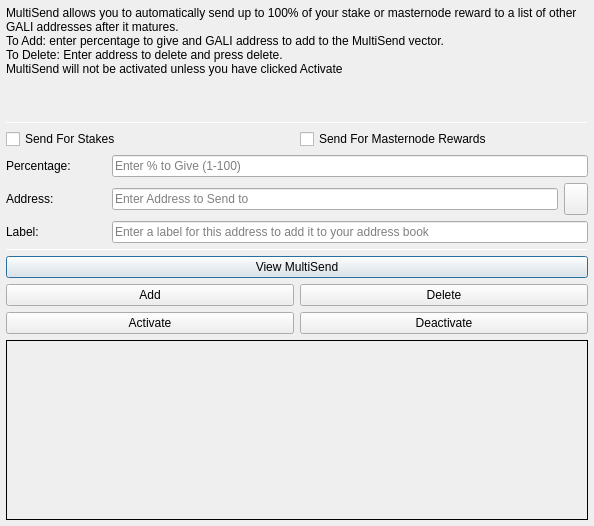
<?xml version="1.0" encoding="UTF-8"?>
<ui version="4.0">
 <class>MultiSendDialog</class>
 <widget class="QDialog" name="MultiSendDialog">
  <property name="windowModality">
   <enum>Qt::NonModal</enum>
  </property>
  <property name="geometry">
   <rect>
    <x>0</x>
    <y>0</y>
    <width>594</width>
    <height>526</height>
   </rect>
  </property>
  <property name="windowTitle">
   <string>MultiSend</string>
  </property>
  <layout class="QVBoxLayout" name="verticalLayout" stretch="0">
   <property name="margin">
    <number>6</number>
   </property>
   <item>
    <layout class="QVBoxLayout" name="verticalLayout_Main" stretch="1,1,1,0,1,1,1">
     <item>
      <widget class="QLabel" name="label_2">
       <property name="lineWidth">
        <number>1</number>
       </property>
       <property name="text">
        <string>MultiSend allows you to automatically send up to 100% of your stake or masternode reward to a list of other GALI addresses after it matures.
To Add: enter percentage to give and GALI address to add to the MultiSend vector.
To Delete: Enter address to delete and press delete.
MultiSend will not be activated unless you have clicked Activate</string>
       </property>
       <property name="alignment">
        <set>Qt::AlignLeading|Qt::AlignLeft|Qt::AlignTop</set>
       </property>
       <property name="wordWrap">
        <bool>true</bool>
       </property>
      </widget>
     </item>
     <item>
      <widget class="Line" name="line">
       <property name="minimumSize">
        <size>
         <width>0</width>
         <height>1</height>
        </size>
       </property>
       <property name="maximumSize">
        <size>
         <width>16777215</width>
         <height>1</height>
        </size>
       </property>
       <property name="orientation">
        <enum>Qt::Horizontal</enum>
       </property>
      </widget>
     </item>
     <item>
      <layout class="QVBoxLayout" name="verticalLayout_Settings">
       <item>
        <layout class="QHBoxLayout" name="horizontalLayout">
         <item>
          <widget class="QCheckBox" name="multiSendStakeCheckBox">
           <property name="text">
            <string>Send For Stakes</string>
           </property>
          </widget>
         </item>
         <item>
          <widget class="QCheckBox" name="multiSendMasternodeCheckBox">
           <property name="text">
            <string>Send For Masternode Rewards</string>
           </property>
          </widget>
         </item>
        </layout>
       </item>
       <item>
        <layout class="QHBoxLayout" name="horizontalLayout_6">
         <item>
          <widget class="QLabel" name="label">
           <property name="minimumSize">
            <size>
             <width>100</width>
             <height>0</height>
            </size>
           </property>
           <property name="toolTip">
            <string>Percentage of stake to send</string>
           </property>
           <property name="text">
            <string>Percentage:</string>
           </property>
          </widget>
         </item>
         <item>
          <widget class="QLineEdit" name="multiSendPercentEdit">
           <property name="toolTip">
            <string>Enter whole numbers 1 - 100</string>
           </property>
           <property name="placeholderText">
            <string>Enter % to Give (1-100)</string>
           </property>
          </widget>
         </item>
        </layout>
       </item>
       <item>
        <layout class="QHBoxLayout" name="horizontalLayout_7">
         <item>
          <widget class="QLabel" name="label_5">
           <property name="minimumSize">
            <size>
             <width>100</width>
             <height>0</height>
            </size>
           </property>
           <property name="toolTip">
            <string>Address to send portion of stake to</string>
           </property>
           <property name="text">
            <string>Address:</string>
           </property>
          </widget>
         </item>
         <item>
          <widget class="QLineEdit" name="multiSendAddressEdit">
           <property name="toolTip">
            <string/>
           </property>
           <property name="placeholderText">
            <string>Enter Address to Send to</string>
           </property>
          </widget>
         </item>
         <item>
          <widget class="QToolButton" name="addressBookButton">
           <property name="maximumSize">
            <size>
             <width>16777215</width>
             <height>32</height>
            </size>
           </property>
           <property name="toolTip">
            <string>Choose an address from the address book</string>
           </property>
           <property name="text">
            <string/>
           </property>
           <property name="icon">
            <iconset resource="../galilel.qrc">
             <normaloff>:/icons/address-book</normaloff>:/icons/address-book</iconset>
           </property>
           <property name="shortcut">
            <string>Alt+A</string>
           </property>
          </widget>
         </item>
        </layout>
       </item>
      </layout>
     </item>
     <item>
      <layout class="QHBoxLayout" name="horizontalLayout_3">
       <item>
        <widget class="QLabel" name="label_3">
         <property name="minimumSize">
          <size>
           <width>100</width>
           <height>0</height>
          </size>
         </property>
         <property name="text">
          <string>Label:</string>
         </property>
        </widget>
       </item>
       <item>
        <widget class="QLineEdit" name="labelAddressLabelEdit">
         <property name="placeholderText">
          <string>Enter a label for this address to add it to your address book</string>
         </property>
        </widget>
       </item>
      </layout>
     </item>
     <item>
      <widget class="Line" name="line_2">
       <property name="minimumSize">
        <size>
         <width>0</width>
         <height>1</height>
        </size>
       </property>
       <property name="maximumSize">
        <size>
         <width>16777215</width>
         <height>1</height>
        </size>
       </property>
       <property name="orientation">
        <enum>Qt::Horizontal</enum>
       </property>
      </widget>
     </item>
     <item>
      <layout class="QVBoxLayout" name="verticalLayout_Buttons">
       <item>
        <layout class="QHBoxLayout" name="horizontalLayout_4">
         <item>
          <widget class="QPushButton" name="viewButton">
           <property name="toolTip">
            <string/>
           </property>
           <property name="statusTip">
            <string>View MultiSend Vector</string>
           </property>
           <property name="text">
            <string>View MultiSend</string>
           </property>
          </widget>
         </item>
        </layout>
       </item>
       <item>
        <layout class="QHBoxLayout" name="horizontalLayout_2">
         <item>
          <widget class="QPushButton" name="addButton">
           <property name="toolTip">
            <string/>
           </property>
           <property name="statusTip">
            <string>Add to MultiSend Vector</string>
           </property>
           <property name="text">
            <string>Add</string>
           </property>
          </widget>
         </item>
         <item>
          <widget class="QPushButton" name="deleteButton">
           <property name="toolTip">
            <string/>
           </property>
           <property name="statusTip">
            <string>Delete Address From MultiSend Vector</string>
           </property>
           <property name="text">
            <string>Delete</string>
           </property>
          </widget>
         </item>
        </layout>
       </item>
       <item>
        <layout class="QHBoxLayout" name="horizontalLayout_5">
         <item>
          <widget class="QPushButton" name="activateButton">
           <property name="statusTip">
            <string>Activate MultiSend</string>
           </property>
           <property name="text">
            <string>Activate</string>
           </property>
          </widget>
         </item>
         <item>
          <widget class="QPushButton" name="disableButton">
           <property name="statusTip">
            <string>Deactivate MultiSend</string>
           </property>
           <property name="text">
            <string>Deactivate</string>
           </property>
          </widget>
         </item>
        </layout>
       </item>
      </layout>
     </item>
     <item>
      <widget class="QLabel" name="message">
       <property name="minimumSize">
        <size>
         <width>0</width>
         <height>180</height>
        </size>
       </property>
       <property name="frameShape">
        <enum>QFrame::Panel</enum>
       </property>
       <property name="frameShadow">
        <enum>QFrame::Plain</enum>
       </property>
       <property name="lineWidth">
        <number>1</number>
       </property>
       <property name="midLineWidth">
        <number>1</number>
       </property>
       <property name="text">
        <string/>
       </property>
       <property name="alignment">
        <set>Qt::AlignLeading|Qt::AlignLeft|Qt::AlignTop</set>
       </property>
       <property name="wordWrap">
        <bool>true</bool>
       </property>
      </widget>
     </item>
    </layout>
   </item>
  </layout>
 </widget>
 <resources>
  <include location="../galilel.qrc"/>
 </resources>
 <connections/>
</ui>
